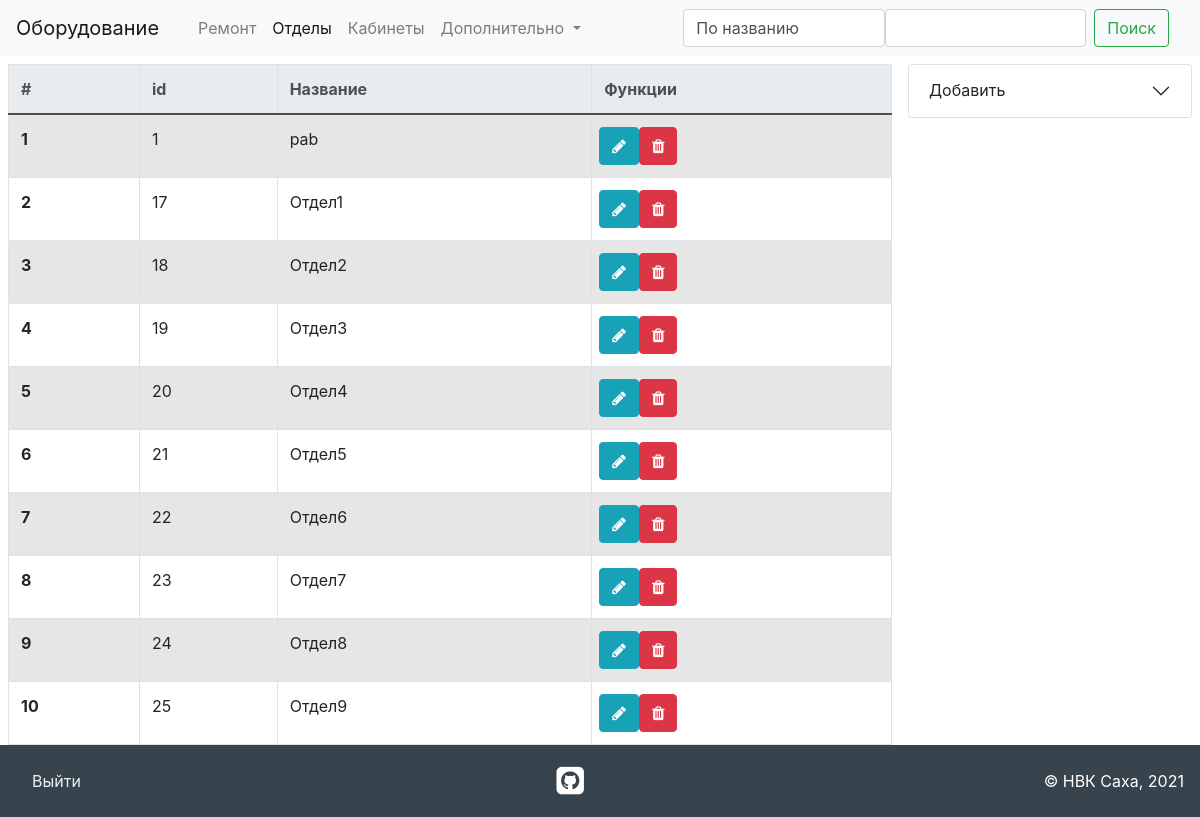
The app's page /dep/ (signed in) with its own data.
### invent/models.py (models this page shows, shortened)
class Department(models.Model):
    name = models.CharField(max_length=40, verbose_name="Отдел")
    class Meta:
        ordering = ["name"]
        verbose_name = 'Отделы'
        verbose_name_plural = 'Отдел'

### invent/views.py (the view)
# urls.py: path('dep/', department, name='department'),
def department(request):
    if request.user.is_authenticated:
        if request.method == "POST":
            form = DepForm(request.POST)
            if form.is_valid():
                invent = form.save(commit=False)
                invent.save()
                return redirect('department')
        else:
            form = DepForm()
        search_query = request.GET.get('q')
        if search_query:
            dep = Department.objects.filter(Q(name__icontains=search_query))
        else:
            dep = Department.objects.all()
    else:
        return redirect('auth')
    return render(request, 'invent/department.html', {'dep': dep,
                                                      'form': form,
                                                      'title': "Отделы",
                                                      'menu': menu})

### invent/forms.py
class DepForm(forms.ModelForm):
    class Meta:
        model = Department
        fields = {
            'name'
        }

### invent/templates/invent/department.html (shortened to what this page needs)
{% extends 'invent/base.html' %}
{% block content %}
    <div class="d-flex flex-row justify-content-between">
        <div class="p-2 w-75 h-100 bd-highlight">
            <table class="table table-striped table-bordered table-hover">
                <thead class="thead-light">
                <tr>
                    <th scope="col">#</th>
                    <th scope="col">id</th>
                    <th scope="col">Название</th>
                    {% if perms.invent.change_department %}
                        <th scope="col">Функции</th>
                    {% endif %}
                </tr>
                </thead>
                <tbody>
                {% for s in dep %}
                    <tr>
                        <th scope="row">{{ forloop.counter }}</th>
                        <td>{{ s.id }}</td>
                        <td>{{ s.name }}</td>
                        {% if perms.invent.change_department %}
                            <td>
                                <div class="form-row">
                                    <button type="button" class="btn btn-info" data-target="#modal-item-{{ s.id }}"
                                            data-toggle="modal" id="update-item-{{ s.id }}"><i class="fa fa-pencil"></i>
                                    </button>
                                    <button type="button" class="btn btn-danger" data-target="#modal-delete-{{ s.id }}"
                                            data-toggle="modal" id="modal-try-{{ s.id }}"><i class="fa fa-trash"></i>
                                    </button>
                                </div>
                            </td>
                        {% endif %}
                    </tr>
                {% endfor %}
                </tbody>
            </table>
        </div>
        <div class="accordion p-2 w-25 h-100 bd-highlight" id="accordion-home">
            {% if perms.invent.add_department %}
                <div class="accordion-item">
                    <h2 class="accordion-header" id="headingTwo">
                        <button class="accordion-button collapsed" type="button" data-bs-toggle="collapse"
                                data-bs-target="#collapseTwo" aria-expanded="false" aria-controls="collapseTwo">
                            Добавить
                        </button>
                    </h2>
                </div>
            {% endif %}
        </div>
    </div>
{% endblock %}
{% block search %}
    <form class="d-flex" action="{% url 'department' %}" method="GET">
        <select class="selectpicker form-control" aria-label=" multiple select example" name="s">
            <option selected value="0">По названию</option>
        </select>
        <input type="text" name="q" class="form-control me-2">
        <button class="btn btn-outline-success" type="submit">Поиск</button>
    </form>
{% endblock %}

### invent/static/invent/css/styles.css (style rules this page uses)
html, body { height: 100%; }

### records on screen
Department: id "1", name "pab"
Department: id "17", name "Отдел1"
Department: id "18", name "Отдел2"
Department: id "19", name "Отдел3"
Department: id "20", name "Отдел4"
Department: id "21", name "Отдел5"
Department: id "22", name "Отдел6"
Department: id "23", name "Отдел7"
Department: id "24", name "Отдел8"
Department: id "25", name "Отдел9"
